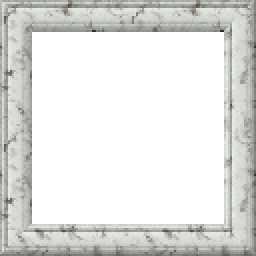
#> input picture src/main/resources/Common/UI/Custom/StatusEffects/Frames/Marble/Marble_01/Frame_A-Marble_01-256x256.png, 128 x 128 px (shown 2 times larger); its folder holds only this picture in this run
$ python remove_pink_bg.py
#> lines starting #> are read from the running program, lines starting #| are printed output that depends on the picture; after the words box and inside, x2 and y2 are one past the last pixel; in counts of white or black regions, pixels touching at a corner belong together
#!/usr/bin/env python3
"""Remove magenta/pink background from frame PNG files."""

import sys
from pathlib import Path
from PIL import Image
import numpy as np

FRAMES_DIR = Path(__file__).parent.parent / "src/main/resources/Common/UI/Custom/StatusEffects/Frames"

# Tolerance for matching the pink/magenta color (0-255)
TOLERANCE = 40

def remove_pink(img_path: Path) -> int:
    img = Image.open(img_path).convert("RGBA")
#> img is the input picture: PIL image 128x128 RGBA; mean R, G, B, A 81.9, 82.2, 80, 111.6
    data = np.array(img)

    r, g, b, a = data[:,:,0], data[:,:,1], data[:,:,2], data[:,:,3]
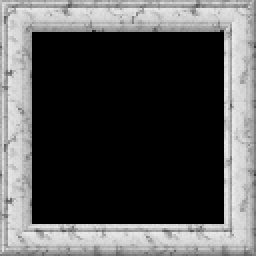
#> r: shape (128, 128) (shown 2 times larger); min 0, max 237, mean 81.9
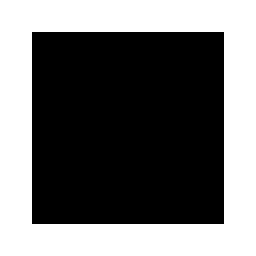
#> a: shape (128, 128) (shown 2 times larger); 43.8% white; 1 white region, box (x1, y1, x2, y2) and area: (0, 0, 128, 128) 7168

    # Magenta/pink mask: high R, low G, high B
    mask = (
        (r.astype(int) - g.astype(int) > TOLERANCE) &
        (b.astype(int) - g.astype(int) > TOLERANCE) &
        (g < 128)
    )
#> mask: shape (128, 128) bool; every value is 0

    count = int(mask.sum())
#> count = 0
    data[mask] = [0, 0, 0, 0]  # fully transparent
    Image.fromarray(data).save(img_path)
    return count

def main():
    if not FRAMES_DIR.exists():
        print(f"Frames directory not found: {FRAMES_DIR}")
        sys.exit(1)

    pngs = list(FRAMES_DIR.rglob("*.png"))
    if not pngs:
        print("No PNG files found.")
        sys.exit(0)

    total = 0
    for png in sorted(pngs):
        count = remove_pink(png)
#> count = 0
        rel = png.relative_to(FRAMES_DIR)
        print(f"  {rel}  →  {count} pixels removed")
#|   Marble/Marble_01/Frame_A-Marble_01-256x256.png  →  0 pixels removed
        total += count
#> total = 0
#> pass 2 of the loop in main, `for png in sorted(pngs):`:
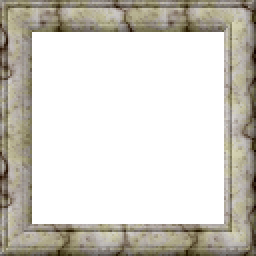
#> input picture src/main/resources/Common/UI/Custom/StatusEffects/Frames/Marble/Marble_02/Frame_A-Marble_02-256x256.png, 128 x 128 px (shown 2 times larger)
#> in remove_pink, img is the input picture: PIL image 128x128 RGBA; mean R, G, B, A 66.8, 63.7, 55.9, 111.6
#> in remove_pink (call 2), `r, g, b, a = data[:,:,0], data[:,:,1], data[:,:,2], data[:,:,3]`:
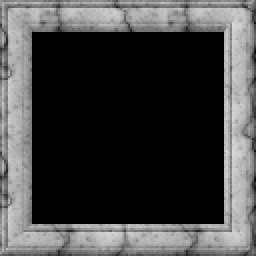
#> r: shape (128, 128) (shown 2 times larger); min 0, max 218, mean 66.8
#> in remove_pink (call 2), `r, g, b, a = data[:,:,0], data[:,:,1], data[:,:,2], data[:,:,3]`:
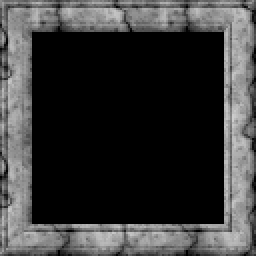
#> b: shape (128, 128) (shown 2 times larger); min 0, max 206, mean 55.9
#|   Marble/Marble_02/Frame_A-Marble_02-256x256.png  →  0 pixels removed

    print(f"\nDone! {len(pngs)} files processed, {total} pink pixels removed.")
#| Done! 2 files processed, 0 pink pixels removed.

if __name__ == "__main__":
    main()
